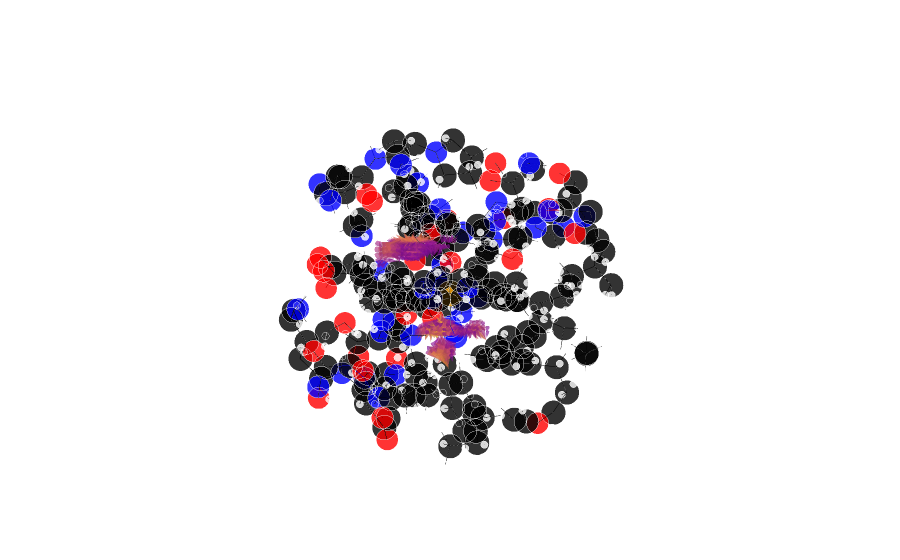

Notebook code for this chart:
### Code cell
fig = go.Figure(data=[trace_edges, trace_nodes, vector_field_pca[3]],
            layout=go.Layout(
                #title='<br>Network graph made with Python',
                titlefont_size=16,
                showlegend=False,
                hovermode='closest',
                margin=dict(b=20,l=5,r=5,t=40),
                xaxis=dict(showgrid=False, zeroline=False, showticklabels=False),
                yaxis=dict(showgrid=False, zeroline=False, showticklabels=False))
                )
fig.update_layout(
    yaxis_range=[-5,5], 
    xaxis_range=[-5,5])

config = {
  'toImageButtonOptions': {
    'format': 'svg', # one of png, svg, jpeg, webp
    'filename': 'custom_image',
    'height': 2000,
    'width': 2000,
    'scale':6 # Multiply title/legend/axis/canvas sizes by this factor
  }
}
fig.update_scenes(
    xaxis_visible=False, 
    yaxis_visible=False,
    zaxis_visible=False)
fig.update(
    layout_showlegend=False)


camera = dict(
    up=dict(x=0, y=0, z=1),
    center=dict(x=0, y=0, z=0),
    eye=dict(x=1.5, y=1, z=0.3)
)
fig.update_layout(scene_camera=camera, dragmode='orbit')

fig.show(config=config)
fig.write_html("test_important_boruta.html", config=config)

### Figure 1 — Plotly figure (JSON) as saved in the notebook; plotly's stock layout.template omitted (floating-point values rounded to 4 significant figures; data arrays with more than 128 entries replaced by an {"elided": "..."} marker saying what was removed)
{"data": [{"hoverinfo": "none", "line": {"color": "#000000", "width": 1}, "mode": "lines", "type": "scatter3d", "x": {"elided": "1245 float values"}, "y": {"elided": "1245 float values"}, "z": {"elided": "1245 float values"}}, {"marker": {"color": {"elided": "444 str values"}, "colorscale": [[0, "#440154"], [0.1111, "#482878"], [0.2222, "#3e4989"], [0.3333, "#31688e"], [0.4444, "#26828e"], [0.5556, "#1f9e89"], [0.6667, "#35b779"], [0.7778, "#6ece58"], [0.8889, "#b5de2b"], [1, "#fde725"]], "opacity": 0.8, "size": {"elided": "444 float values"}, "symbol": "circle"}, "mode": "markers", "text": {"elided": "444 str values"}, "type": "scatter3d", "x": {"elided": "444 float values"}, "y": {"elided": "444 float values"}, "z": {"elided": "444 float values"}}, {"opacity": 0.4, "showscale": false, "sizeref": 5, "type": "cone", "u": {"elided": "9261 float values"}, "v": {"elided": "9261 float values"}, "w": {"elided": "9261 float values"}, "x": {"elided": "9261 float values"}, "y": {"elided": "9261 float values"}, "z": {"elided": "9261 float values"}}], "layout": {"dragmode": "orbit", "hovermode": "closest", "margin": {"b": 20, "l": 5, "r": 5, "t": 40}, "scene": {"camera": {"center": {"x": 0, "y": 0, "z": 0}, "eye": {"x": 1.5, "y": 1, "z": 0.3}, "up": {"x": 0, "y": 0, "z": 1}}, "xaxis": {"visible": false}, "yaxis": {"visible": false}, "zaxis": {"visible": false}}, "showlegend": false, "title": {"font": {"size": 16}}, "xaxis": {"range": [-5, 5], "showgrid": false, "showticklabels": false, "zeroline": false}, "yaxis": {"range": [-5, 5], "showgrid": false, "showticklabels": false, "zeroline": false}}}
